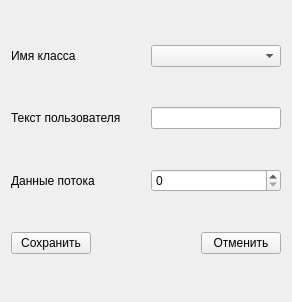
<?xml version="1.0" encoding="UTF-8"?>
<ui version="4.0">
 <class>ElementForm</class>
 <widget class="QWidget" name="ElementForm">
  <property name="geometry">
   <rect>
    <x>0</x>
    <y>0</y>
    <width>292</width>
    <height>302</height>
   </rect>
  </property>
  <property name="windowTitle">
   <string>Form</string>
  </property>
  <layout class="QVBoxLayout" name="verticalLayout">
   <item>
    <layout class="QHBoxLayout" name="horizontalLayout">
     <item>
      <widget class="QLabel" name="label">
       <property name="minimumSize">
        <size>
         <width>130</width>
         <height>0</height>
        </size>
       </property>
       <property name="text">
        <string>Имя класса</string>
       </property>
      </widget>
     </item>
     <item>
      <spacer name="horizontalSpacer_2">
       <property name="orientation">
        <enum>Qt::Horizontal</enum>
       </property>
       <property name="sizeHint" stdset="0">
        <size>
         <width>40</width>
         <height>20</height>
        </size>
       </property>
      </spacer>
     </item>
     <item>
      <widget class="QComboBox" name="cbox_classNames">
       <property name="minimumSize">
        <size>
         <width>130</width>
         <height>0</height>
        </size>
       </property>
      </widget>
     </item>
    </layout>
   </item>
   <item>
    <layout class="QHBoxLayout" name="horizontalLayout_2">
     <item>
      <widget class="QLabel" name="label_2">
       <property name="minimumSize">
        <size>
         <width>130</width>
         <height>0</height>
        </size>
       </property>
       <property name="text">
        <string>Текст пользователя</string>
       </property>
      </widget>
     </item>
     <item>
      <spacer name="horizontalSpacer_3">
       <property name="orientation">
        <enum>Qt::Horizontal</enum>
       </property>
       <property name="sizeHint" stdset="0">
        <size>
         <width>40</width>
         <height>20</height>
        </size>
       </property>
      </spacer>
     </item>
     <item>
      <widget class="QLineEdit" name="le_userData">
       <property name="minimumSize">
        <size>
         <width>130</width>
         <height>0</height>
        </size>
       </property>
       <property name="maxLength">
        <number>100</number>
       </property>
      </widget>
     </item>
    </layout>
   </item>
   <item>
    <layout class="QHBoxLayout" name="horizontalLayout_3">
     <item>
      <widget class="QLabel" name="label_3">
       <property name="minimumSize">
        <size>
         <width>130</width>
         <height>0</height>
        </size>
       </property>
       <property name="text">
        <string>Данные потока</string>
       </property>
      </widget>
     </item>
     <item>
      <spacer name="horizontalSpacer_4">
       <property name="orientation">
        <enum>Qt::Horizontal</enum>
       </property>
       <property name="sizeHint" stdset="0">
        <size>
         <width>40</width>
         <height>20</height>
        </size>
       </property>
      </spacer>
     </item>
     <item>
      <widget class="QSpinBox" name="sbox_threadCounter">
       <property name="minimumSize">
        <size>
         <width>130</width>
         <height>0</height>
        </size>
       </property>
      </widget>
     </item>
    </layout>
   </item>
   <item>
    <layout class="QHBoxLayout" name="horizontalLayout_4">
     <item>
      <widget class="QPushButton" name="btn_save">
       <property name="minimumSize">
        <size>
         <width>80</width>
         <height>0</height>
        </size>
       </property>
       <property name="text">
        <string>Сохранить</string>
       </property>
      </widget>
     </item>
     <item>
      <spacer name="horizontalSpacer">
       <property name="orientation">
        <enum>Qt::Horizontal</enum>
       </property>
       <property name="sizeHint" stdset="0">
        <size>
         <width>40</width>
         <height>20</height>
        </size>
       </property>
      </spacer>
     </item>
     <item>
      <widget class="QPushButton" name="btn_close">
       <property name="minimumSize">
        <size>
         <width>80</width>
         <height>0</height>
        </size>
       </property>
       <property name="text">
        <string>Отменить</string>
       </property>
      </widget>
     </item>
    </layout>
   </item>
  </layout>
 </widget>
 <resources/>
 <connections/>
</ui>
